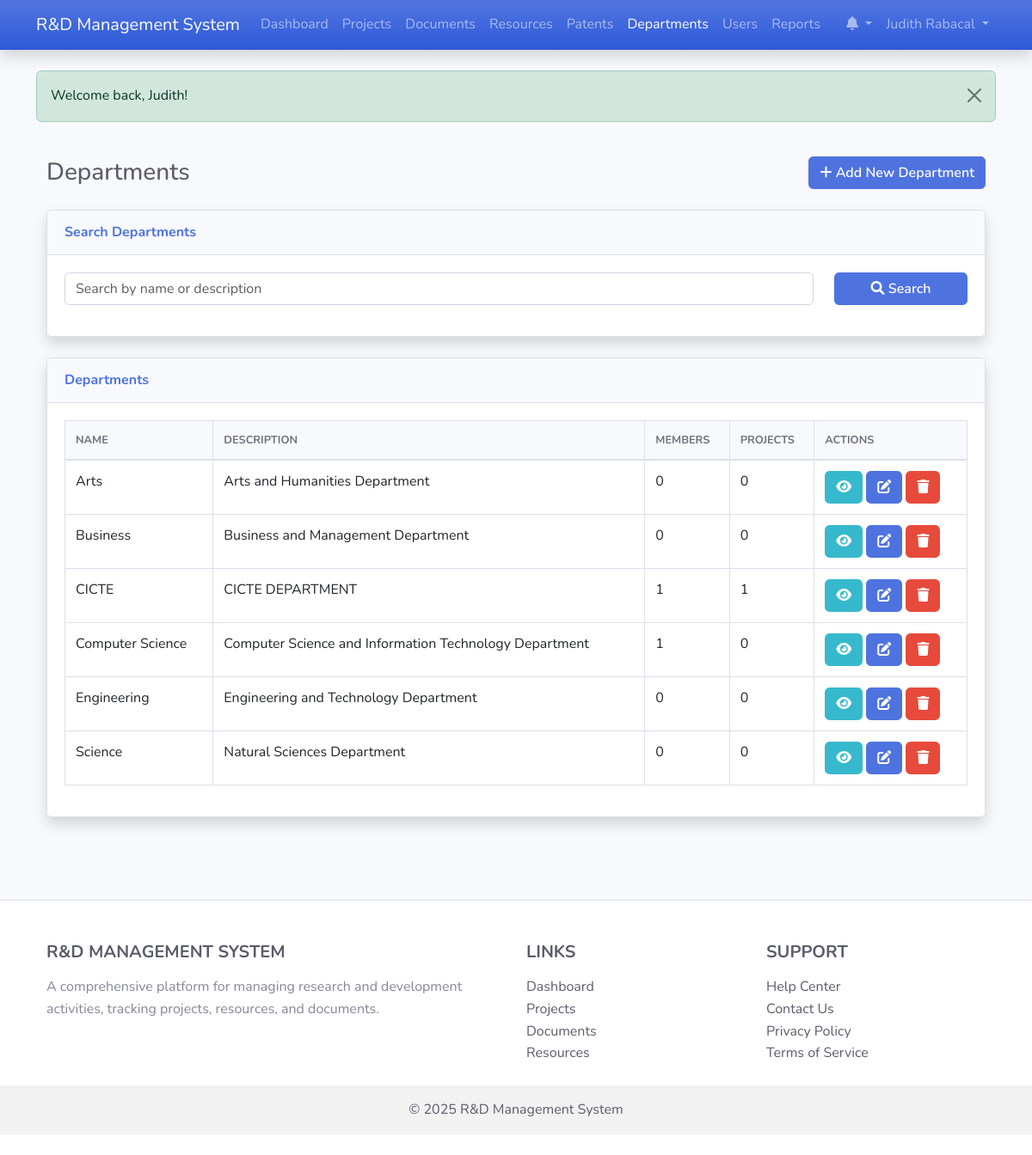
Screenshot of /departments.php (signed in) with the database file from the repository.
### tables this page shows
CREATE TABLE `users` (
  `id` int(11) NOT NULL,
  `username` varchar(50) NOT NULL,
  `password` varchar(255) NOT NULL,
  `email` varchar(100) NOT NULL,
  `first_name` varchar(50) NOT NULL,
  `last_name` varchar(50) NOT NULL,
  `role_id` int(11) NOT NULL,
  `department_id` int(11) DEFAULT NULL,
  `is_active` tinyint(1) DEFAULT 1,
  `last_login` datetime DEFAULT NULL,
  `created_at` timestamp NOT NULL DEFAULT current_timestamp(),
  `updated_at` timestamp NOT NULL DEFAULT current_timestamp() ON UPDATE current_timestamp()
);

CREATE TABLE `departments` (
  `id` int(11) NOT NULL,
  `name` varchar(100) NOT NULL,
  `description` text DEFAULT NULL,
  `location` varchar(255) DEFAULT NULL,
  `contact_email` varchar(100) DEFAULT NULL,
  `contact_phone` varchar(50) DEFAULT NULL,
  `created_at` timestamp NOT NULL DEFAULT current_timestamp(),
  `updated_at` timestamp NOT NULL DEFAULT current_timestamp() ON UPDATE current_timestamp()
);

### classes/BaseModel.php (called while the page is built, shortened)
<?php
require_once __DIR__ . '/../config/database.php';
abstract class BaseModel {
    protected $conn;
    protected $table_name;
    protected $id_column = 'id';
    public function __construct() {
        $database = new Database();
        $this->conn = $database->getConnection();
    }
    public function getAll($orderBy = null, $orderDirection = 'ASC', $limit = null, $offset = null) {
        $query = "SELECT * FROM " . $this->table_name;
        if ($orderBy) {
            $query .= " ORDER BY " . $orderBy . " " . $orderDirection;
        }
        if ($limit) {
            $query .= " LIMIT " . $limit;
        }
        $stmt = $this->conn->prepare($query);
        $stmt->execute();
        return $stmt->fetchAll(PDO::FETCH_ASSOC);
    }
    public function getById($id) {
        $query = "SELECT * FROM " . $this->table_name . " WHERE " . $this->id_column . " = :id LIMIT 1";
        $stmt = $this->conn->prepare($query);
        $stmt->bindParam(':id', $id);
        $stmt->execute();
        return $stmt->fetch(PDO::FETCH_ASSOC);
    }
}
?>

### config/database.php (called while the page is built, shortened)
<?php
class Database {
    private $host = "localhost";
    private $db_name = "rd_management";
    private $username = "root";
    private $password = "";
    public function getConnection() {
        $this->conn = null;
        try {
            $this->conn = new PDO(
                "mysql:host=" . $this->host . ";dbname=" . $this->db_name,
                $this->username,
                $this->password
            );
            $this->conn->setAttribute(PDO::ATTR_ERRMODE, PDO::ERRMODE_EXCEPTION);
            $this->conn->exec("set names utf8");
        } catch(PDOException $exception) {
            echo "Connection error: " . $exception->getMessage();
        }
        return $this->conn;
    }
}
?>

### classes/Department.php (called while the page is built, shortened)
<?php
require_once __DIR__ . '/BaseModel.php';
class Department extends BaseModel {
    public function getMembers($departmentId) {
        $query = "SELECT * FROM users WHERE department_id = :department_id";
        $stmt = $this->conn->prepare($query);
        $stmt->bindParam(':department_id', $departmentId);
        $stmt->execute();
        return $stmt->fetchAll(PDO::FETCH_ASSOC);
    }
    public function getProjects($departmentId) {
        $query = "SELECT * FROM projects WHERE department_id = :department_id";
        $stmt = $this->conn->prepare($query);
        $stmt->bindParam(':department_id', $departmentId);
        $stmt->execute();
        return $stmt->fetchAll(PDO::FETCH_ASSOC);
    }
}
?>

### departments.php (the view, shortened to what this page needs)
<?php
require_once 'classes/Department.php';
$userObj = new User();
$departmentObj = new Department();
$currentUser = $userObj->getById($_SESSION['user_id']);
$userRole = $currentUser['role_id'];
$page = isset($_GET['page']) ? (int)$_GET['page'] : 1;
$limit = 10;
$offset = ($page - 1) * $limit;
$search = isset($_GET['search']) ? $_GET['search'] : '';
$departments = [];
if (!empty($search)) {
    $filters = ["name LIKE :search OR description LIKE :search"];
    $filterParams = [':search' => "%$search%"];
    $departments = $departmentObj->search($filters, $filterParams, "name ASC", $limit, $offset);
    $totalDepartments = $departmentObj->count($filters, $filterParams);
} else {
    $departments = $departmentObj->getAll("name", "ASC", $limit, $offset);
}
$pageTitle = "Departments";
include 'includes/header.php';
?>
<div class="container-fluid py-4">
    <div class="d-flex justify-content-between align-items-center mb-4">
        <h1 class="h3 mb-0 text-gray-800"><?php echo $pageTitle; ?></h1>
        <a href="department_form.php" class="btn btn-primary">
            <i class="fas fa-plus"></i> Add New Department
        </a>
    </div>
    <div class="card shadow mb-4">
        <div class="card-header py-3">
            <h6 class="m-0 font-weight-bold text-primary">Search Departments</h6>
        </div>
        <div class="card-body">
            <form method="GET" action="departments.php" class="row">
                <div class="col-md-10 mb-3">
                    <input type="text" name="search" class="form-control" placeholder="Search by name or description" value="<?php echo htmlspecialchars($search); ?>">
                </div>
                <div class="col-md-2 mb-3">
                    <button type="submit" class="btn btn-primary w-100">
                        <i class="fas fa-search"></i> Search
                    </button>
                </div>
            </form>
        </div>
    </div>
    <div class="card shadow mb-4">
        <div class="card-header py-3">
            <h6 class="m-0 font-weight-bold text-primary">Departments</h6>
        </div>
        <div class="card-body">
            <?php if (empty($departments)): ?>
                <div class="alert alert-info">
                    No departments found. <?php echo empty($search) ? 'Add a new department to get started.' : 'Try adjusting your search.'; ?>
                </div>
            <?php else: ?>
                <div class="table-responsive">
                    <table class="table table-bordered" width="100%" cellspacing="0">
                        <thead>
                            <tr>
                                <th>Name</th>
                                <th>Description</th>
                                <th>Members</th>
                                <th>Projects</th>
                                <th>Actions</th>
                            </tr>
                        </thead>
                        <tbody>
                            <?php foreach ($departments as $dept): ?>
                                <tr>
                                    <td><?php echo htmlspecialchars($dept['name']); ?></td>
                                    <td>
                                        <?php
                                        $desc = $dept['description'] ?? '';
                                        echo htmlspecialchars(substr($desc, 0, 100)) . (strlen($desc) > 100 ? '...' : '');
                                        ?>
                                    </td>
                                    <td>
                                        <?php
                                        $members = $departmentObj->getMembers($dept['id']);
                                        echo count($members);
                                        ?>
                                    </td>
                                    <td>
                                        <?php
                                        $projects = $departmentObj->getProjects($dept['id']);
                                        echo count($projects);
                                        ?>
                                    </td>
                                    <td>
                                        <a href="department_detail.php?id=<?php echo $dept['id']; ?>" class="btn btn-info btn-sm">
                                            <i class="fas fa-eye"></i>
                                        </a>
                                        <?php if ($userRole == 1):  ?>
                                            <a href="department_form.php?id=<?php echo $dept['id']; ?>" class="btn btn-primary btn-sm">
                                                <i class="fas fa-edit"></i>
                                            </a>
                                            <button type="button" class="btn btn-danger btn-sm" data-toggle="modal" data-target="#deleteModal<?php echo $dept['id']; ?>">
                                                <i class="fas fa-trash"></i>
                                            </button>
                                        <?php endif; ?>
                                    </td>
                                </tr>
                            <?php endforeach; ?>
                        </tbody>
                    </table>
                </div>
            <?php endif; ?>
        </div>
    </div>
</div>
<?php include 'includes/footer.php'; ?>

### includes/header.php (shortened to what this page needs)
<?php
$isLoggedIn = isset($_SESSION['user_id']);
$currentUser = null;
if ($isLoggedIn) {
    $userObj = new User();
    $currentUser = $userObj->getById($_SESSION['user_id']);
}
$currentPage = basename($_SERVER['PHP_SELF']);
?>
<!DOCTYPE html>
<html lang="en">
<head>
    <link href="https://cdn.jsdelivr.net/npm/bootstrap@5.3.0-alpha1/dist/css/bootstrap.min.css" rel="stylesheet">
    <link rel="stylesheet" href="https://cdnjs.cloudflare.com/ajax/libs/font-awesome/6.0.0/css/all.min.css">
    <link rel="stylesheet" href="https://cdn.datatables.net/1.11.5/css/dataTables.bootstrap5.min.css">
    <link rel="stylesheet" href="assets/css/style.css">
</head>
<body>
    <nav class="navbar navbar-expand-lg navbar-dark bg-gradient-primary shadow">
        <div class="container">
            <a class="navbar-brand" href="index.php">R&D Management System</a>
            <div class="collapse navbar-collapse" id="navbarNav">
                <ul class="navbar-nav me-auto">
                    <?php if ($isLoggedIn): ?>
                        <li class="nav-item">
                            <a class="nav-link <?php echo $currentPage == 'index.php' ? 'active' : ''; ?>" href="index.php">Dashboard</a>
                        </li>
                        <li class="nav-item">
                            <a class="nav-link <?php echo $currentPage == 'projects.php' ? 'active' : ''; ?>" href="projects.php">Projects</a>
                        </li>
                        <li class="nav-item">
                            <a class="nav-link <?php echo $currentPage == 'documents.php' ? 'active' : ''; ?>" href="documents.php">Documents</a>
                        </li>
                        <li class="nav-item">
                            <a class="nav-link <?php echo $currentPage == 'resources.php' ? 'active' : ''; ?>" href="resources.php">Resources</a>
                        </li>
                        <li class="nav-item">
                            <a class="nav-link <?php echo $currentPage == 'patents.php' ? 'active' : ''; ?>" href="patents.php">Patents</a>
                        </li>
                        <?php if ($currentUser && $currentUser['role_id'] <= 2):  ?>
                            <li class="nav-item">
                                <a class="nav-link <?php echo $currentPage == 'departments.php' ? 'active' : ''; ?>" href="departments.php">Departments</a>
                            </li>
                            <li class="nav-item">
                                <a class="nav-link <?php echo $currentPage == 'users.php' ? 'active' : ''; ?>" href="users.php">Users</a>
                            </li>
                            <li class="nav-item">
                                <a class="nav-link <?php echo $currentPage == 'reports.php' ? 'active' : ''; ?>" href="reports.php">Reports</a>
                            </li>
                        <?php endif; ?>
                    <?php endif; ?>
                </ul>
                <ul class="navbar-nav">
                    <?php if ($isLoggedIn): ?>
                        <li class="nav-item dropdown">
                            <a class="nav-link dropdown-toggle" href="#" id="notificationsDropdown" role="button" data-bs-toggle="dropdown" aria-expanded="false">
                                <i class="fas fa-bell"></i>
                            </a>
                        </li>
                        <li class="nav-item dropdown">
                            <a class="nav-link dropdown-toggle" href="#" id="userDropdown" role="button" data-bs-toggle="dropdown" aria-expanded="false">
                                <?php echo htmlspecialchars($currentUser['first_name'] . ' ' . $currentUser['last_name']); ?>
                            </a>
                        </li>
                    <?php endif; ?>
                </ul>
            </div>
        </div>
    </nav>
    <div id="alert-container" class="position-fixed top-0 end-0 p-3" style="z-index: 1050;"></div>
    <div class="container mt-4">
        <?php
        if (isset($_SESSION['success_message'])) {
            echo '<div class="alert alert-success alert-dismissible fade show" role="alert">';
            echo htmlspecialchars($_SESSION['success_message']);
            echo '<button type="button" class="btn-close" data-bs-dismiss="alert" aria-label="Close"></button>';
            echo '</div>';
        }
        ?>

### rows the page displays
users: first_name+last_name "Judith Rabacal"
departments: name "Arts", description "Arts and Humanities Department", count($members) "0", count($projects) "0"
departments: name "Business", description "Business and Management Department", count($members) "0", count($projects) "0"
departments: name "CICTE", description "CICTE DEPARTMENT", count($members) "1", count($projects) "1"
departments: name "Computer Science", description "Computer Science and Information Technology Department", count($members) "1", count($projects) "0"
departments: name "Engineering", description "Engineering and Technology Department", count($members) "0", count($projects) "0"
departments: name "Science", description "Natural Sciences Department", count($members) "0", count($projects) "0"

### other values shown
$_SESSION['success_message'] "Welcome back, Judith!"
$pageTitle "Departments"
